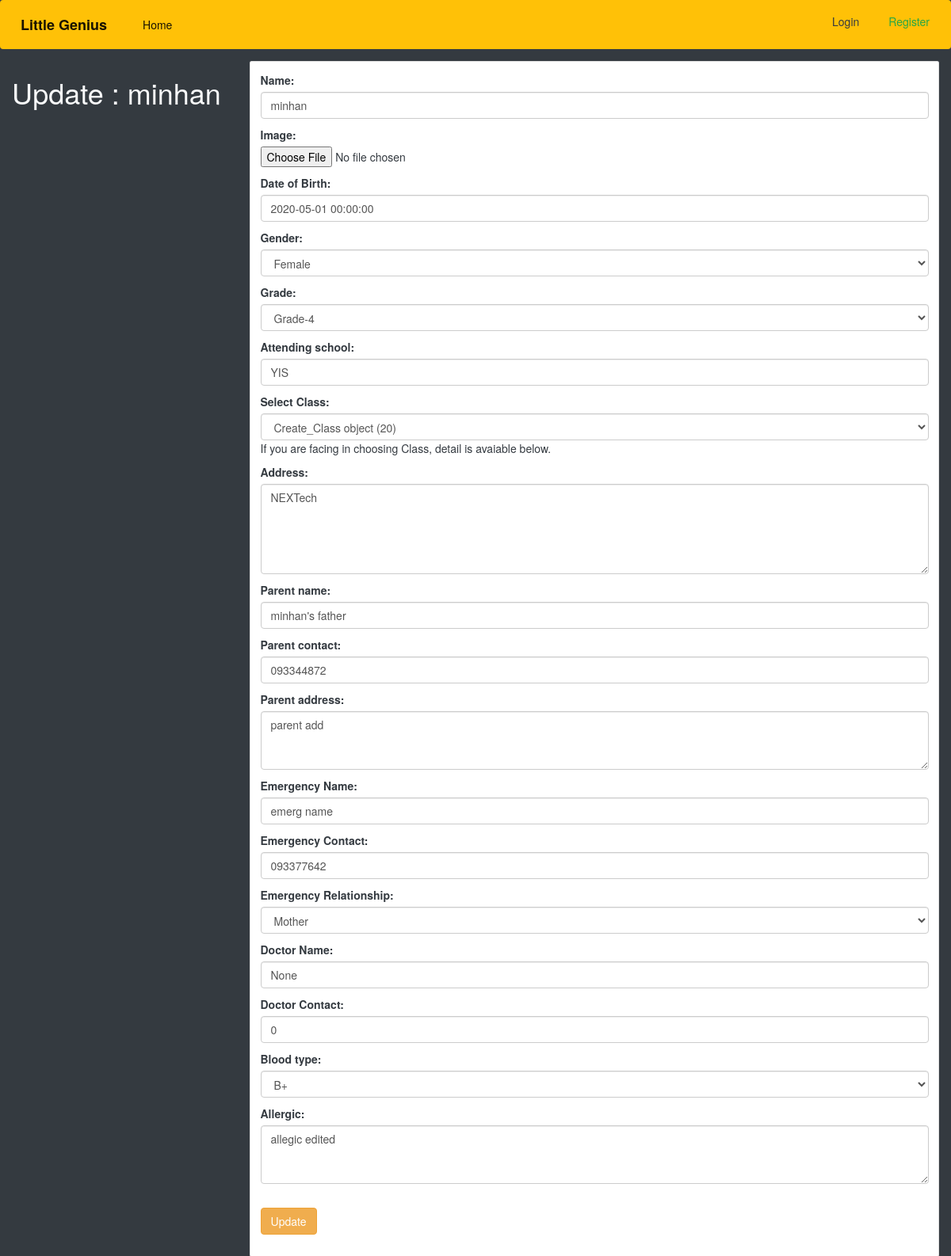
Page /stds/2/edit/ on the committed database.
### genius/models.py (models this page shows, shortened)
class Students(models.Model):
    created_by = models.ForeignKey(
        User, on_delete=models.SET_NULL, default=1, null=True)
    name = models.CharField(max_length=200, null=True)
    image = models.ImageField(upload_to='images/', null=True, blank=True)
    dob = models.DateField(null=True, verbose_name='Date of Birth')
    age = models.IntegerField()
    grade_choice = (
        ('G1', 'Grade-1'),
        ('G2', 'Grade-2'),
        ('G3', 'Grade-3'),
        ('G4', 'Grade-4'),
        ('G5', 'Grade-5'),
        ('G6', 'Grade-6'),
        ('G7', 'Grade-7'),
        ('G8', 'Grade-8'),
        ('G9', 'Grade-9'),
        ('G10', 'Grade-10'),
        ('G11', 'Grade-11'),
        ('G12', 'Grade-12'),
    )
    gender_choice=(
        ('M', 'Male'),
        ('F', 'Female'),
        ('N', 'None'),
    )
    blood_choice=(
        ('O', 'O'),
        ('A-', 'A-'),
        ('B+', 'B+'),
        ('B-', 'B-'),
        ('A+', 'A+'),
        ('AB', 'AB'),
    )
    relation_choice=(
        ('Uncle', 'Uncle'),
        ('Aunty', 'Aunty'),
        ('Father', 'Father'),
        ('Mother', 'Mother'),
        ('Grandpa', 'Grandpa'),
        ('Grandma', 'Grandma'),
        ('Sister', 'Sister'),
        ('Brother', 'Brother'),
    )
    gender=models.CharField(choices=gender_choice, max_length=10, null=True)
    grade = models.CharField(choices=grade_choice, max_length=10, null=True)
    attending_school = models.CharField(max_length=100, null=True)
    course = models.ForeignKey(
        Create_Class, on_delete=models.SET_NULL, default=1, null=True)
    address = models.TextField(null=True)
    parent_name = models.CharField(max_length=200, null=True)
    parent_contact = models.CharField(max_length=20, null=True)
    parent_address = models.TextField(null=True)
    emerg_name = models.CharField(max_length=200, null=True, verbose_name='Emergency Name')
    emerg_contact = models.CharField(max_length=20, null=True, verbose_name='Emergency Contact')
    emerg_relation = models.CharField(choices=relation_choice ,max_length=20, null=True, verbose_name='Emergency Relationship')
    doc_name = models.CharField(max_length=200, null=False, default='None', verbose_name='Doctor Name')
    doc_contact = models.CharField(max_length=20, null=False, default='None', verbose_name='Doctor Contact')
    blood_type = models.CharField(choices=blood_choice,max_length=10, null=True)
    allergic = models.TextField(null=True)
    objects = StudentPostManager()

### genius/views.py (the view)
# urls.py: path('stds/<int:id>/edit/', Student_Update, name='std-update'),
def Student_Update(request, id):
    obj = get_object_or_404(Students, id=id)
    form = Student_Model_Form(request.POST or None, request.FILES or None, instance=obj)
    if form.is_valid():
        form.save()
        messages.add_message(request, messages.SUCCESS, 'Updated Successfully.')
        return redirect('/stds')
    templatename = 'genius/student_update.html'
    context = {'form': form,
               'head_title': f"Update {obj.name}",
               'title': f"Update : {obj.name}"}
    return render(request, templatename, context)

### genius/templates/genius/student_update.html (shortened to what this page needs)
{% extends 'base.html' %}
{% block content %}
    <div class="row">
        <div class="col">
            <h1>{{title}}</h1>
        </div>
        <div class="col-9">
            <div class="form-group">
                <div class="card text-dark ">
                    <div class="card-body">
                    <form method='POST' class="form-group" action='.' enctype='multipart/form-data'>
                        {{form.as_p}}
                        <br>
                        <button class="btn btn-warning" type="submit">Update</button>
                    </form>
                    </div>
                </div>
            </div>
        </div>
    </div>
{% endblock content %}

### rows in the picture
Students: name "minhan", dob "2020-05-01 00:00:00", gender "Female", grade "Grade-4", attending_school "YIS", course "Create_Class object (20)", address "NEXTech", parent_name "minhan's father", parent_contact "093344872", parent_address "parent add", emerg_name "emerg name", emerg_contact "093377642", emerg_relation "Mother", doc_name "None", doc_contact "0", blood_type "B+", allergic "allegic edited"

### other values in the picture
{{ title }} "Update : minhan"
